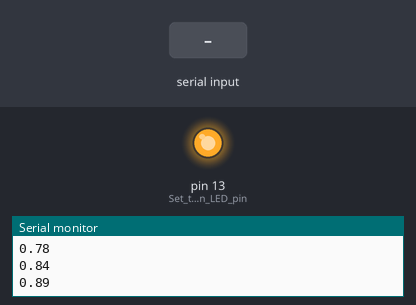
This sketch was run on a simulated Arduino Uno, built with avr-gcc and run on an emulated ATmega328P. Shown: output pins drawn as LEDs (lit = HIGH), the last lines printed to the serial monitor. Inputs (shaded band) come from the test bench.

Above: at 1.2 s.
1.3 s: "90,45\n" received over Serial
At 2.1 s:
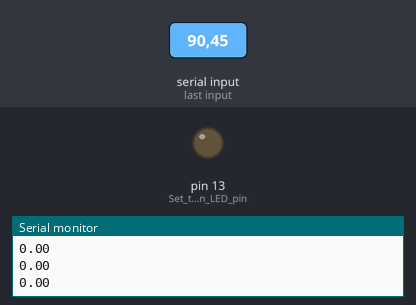
Timing chart, 0 to 4.3 s (numbered marks = the images above; inputs shaded):
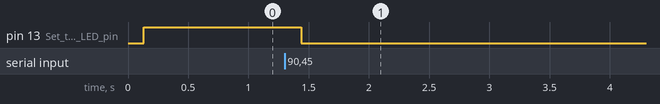

The sketch:

putting_everything_together.ino.ino
```cpp
#include <math.h>

// Declare variables
float angle = 0.0;
float angleIncrement = 0.1; // Default angle increment
int delayTime = 100; // Fixed delay time in milliseconds

void setup() {
  Serial.begin(9600); // Initialize serial communication
  pinMode(LED_BUILTIN, OUTPUT); // Set the built-in LED pin as an output
  Serial.println("Author: Your Name");
  Serial.println("Enter a number to set the angle increment (frequency) in radians.");
}

void loop() {
  if (Serial.available() > 0) {
    float input = Serial.parseFloat(); // Read float input
    if (input > 0) {
      angleIncrement = input;
      Serial.print("Angle increment set to ");
      Serial.print(angleIncrement);
      Serial.println(" radians");
    } else {
      Serial.println("Invalid input. Please enter a positive number.");
    }

    // Clear the buffer
    while (Serial.available() > 0) {
      Serial.read();
    }
  }

  float value = sin(angle); // Calculate sine of the angle
  Serial.println(value); // Print value to Serial Plotter

  // Blink the LED based on the sine wave value
  if (value > 0) {
    digitalWrite(LED_BUILTIN, HIGH); // Turn LED on
  } else {
    digitalWrite(LED_BUILTIN, LOW); // Turn LED off
  }

  angle += angleIncrement; // Increment angle
  if (angle > TWO_PI) {
    angle = 0; // Reset angle
  }

  delay(delayTime); // Wait for the fixed delay time
}
```
